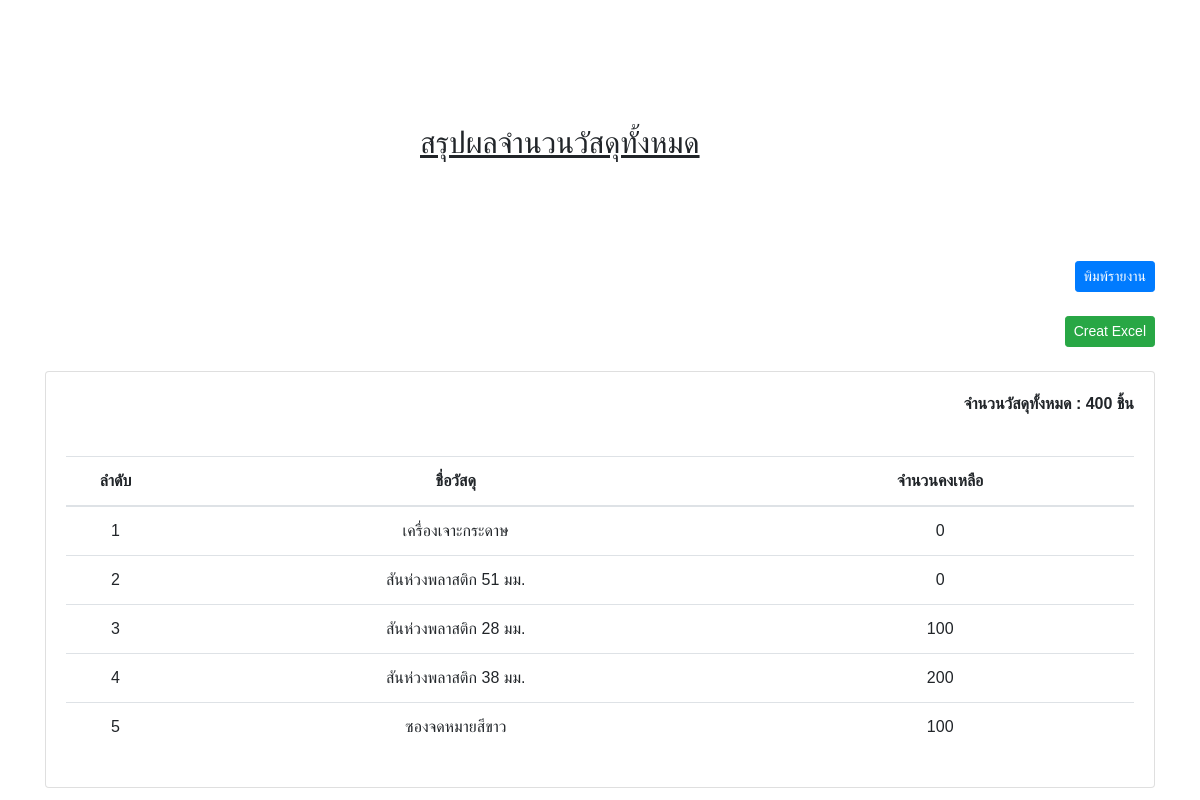
The app's page /detail_totalmat.php with its own data.
### tables this page shows
CREATE TABLE `meter` (
  `met_id` int(10) NOT NULL,
  `met_name` varchar(100) NOT NULL,
  `met_detail` text NOT NULL,
  `met_img` text NOT NULL,
  `met_total` int(10) NOT NULL,
  `met_mtype` char(5) NOT NULL,
  `met_price` float(30,2) NOT NULL,
  `met_barcode` varchar(30) NOT NULL
);

### detail_totalmat.php (the view, shortened to what this page needs)
<?php include_once("lib/condb.php");
?>
<!DOCTYPE html>
<html lang="en">
    <head>
        <link rel="stylesheet" href="print.css" media="print">
        <link rel="stylesheet" href="print.css" media="print">
        <link
            rel="stylesheet"
            href="https://cdn.jsdelivr.net/npm/bootstrap@4.6.2/dist/css/bootstrap.min.css">
    </head>
    <body>
        <div id="filters">
            <span>
                <u>สรุปผลจำนวนวัสดุทั้งหมด</u>
            </span>
        </div>
        <div class="content-wrapper">
            <br>
            <section class="content">
                <div class="container">
                <div align="right">
                                    <button
                                        type="button"
                                        name="button"
                                        id="print"
                                        onclick="window.print();"
                                        class="btn btn-sm btn-primary">พิมพ์รายงาน
                                    </button>
                                </div>
                                <br>
                                <div align="right">
                                    <a href="?act=excel">
                                        <button type="button" name="button" id="print" class="btn btn-sm btn-success">Creat Excel
                                        </button>
                                    </a>
                                </div><br>
                    <div class="row">
                        <div class="col-12">
                            <div class="card">
                                <?php
                                    $sql = " SELECT SUM(met_total) AS met_total  FROM meter ";
                                    $q = mysqli_query( $con, $sql );
                                    while ($f = mysqli_fetch_assoc( $q )){
                                    $sum_price=$f['met_total'];
                                    ?>
                                <?php
                                    }
                                    ?>
                                <div class="card-body">
                                    <b>จำนวนวัสดุทั้งหมด :
                                        <?=number_format($sum_price)?>
                                        ชิ้น</b>
                                </div>
                                <div class="card-body">
                                    <div class="table-responsive">
                                        <table class="table">
                                            <thead>
                                                <tr>
                                                    <th width="5%">ลำดับ</th>
                                                    <th width="30%">ชื่อวัสดุ</th>
                                                    <th width="20%">จำนวนคงเหลือ</th>
                                                </tr>
                                            </thead>
                                            <tbody>
                                                <?php
                                                    $sql="SELECT meter.*,metertype.* FROM meter
                                                    LEFT OUTER JOIN metertype ON (meter.met_mtype=metertype.mtype_id)";
                                                    $res=mysqli_query($con,$sql);
                                                    $runing=1;
                                                    while ($row=mysqli_fetch_assoc($res)) {
                                                    $met_name=$row['met_name'];
                                                    $met_total=$row['met_total'];
                                                    ?>
                                                <tr>
                                                    <td width="1%"><?=$runing++;?></td>
                                                    <td width="29%"><?=$met_name;?></td>
                                                    <td width="15%"><?=number_format($met_total)?></td>
                                            </tr>
                                            <?php
                                                }
                                                ?>
                                        </tbody>
                                    </table>
                                </div>
                            </div>
                        </div>
                    </div>
                </div>
            </div>
        </section>
    </div>
</body>
</html>

### print.css (style rules this page uses)
#print { display: none; visibility: none; }

### detail_totalmat.php (style rules this page uses)
body { margin: 0; padding: 0; font-family: 'Lucida Sans', 'Lucida Sans Regular', 'Lucida Grande', 'Lucida Sans Unicode', Geneva, Verdana, sans-serif; }
#filters { font-size: 30px; margin-left: 35%; margin-top: 10%; margin-bottom: 6%; }
.card-body { text-align: right; }
tr { text-align: center; }

### records on screen
meter: met_name "เครื่องเจาะกระดาษ", met_total "0"
meter: met_name "สันห่วงพลาสติก 51 มม.", met_total "0"
meter: met_name "สันห่วงพลาสติก 28 มม.", met_total "100"
meter: met_name "สันห่วงพลาสติก 38 มม.", met_total "200"
meter: met_name "ซองจดหมายสีขาว", met_total "100"

### other values on screen
$sum_price "400"
